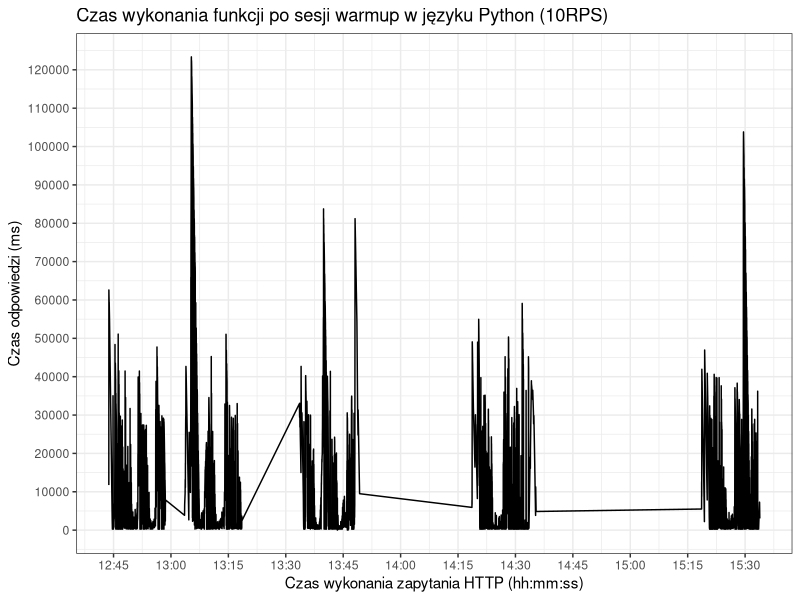

This figure's R source:
library("ggplot2")
library("scales")

png(filename="graph.png", width=1280, height=1024)

dat = read.csv("data.csv")
dat$timestamp = as.POSIXct(dat$timestamp, format = "%Y-%m-%dT%H:%M:%S")

ggplot(data=dat, aes(timestamp)) +
geom_line(aes(y = percentile_duration_100)) +
theme_bw() +
scale_x_datetime(labels = date_format("%H:%M"), breaks = pretty_breaks(n=10)) +
scale_y_continuous(breaks=pretty_breaks(n=10)) +
labs(x = "Czas wykonania zapytania HTTP (hh:mm:ss)", y = "Czas odpowiedzi (ms)") + 
ggtitle("Czas wykonania funkcji po sesji warmup w języku Python (10RPS)")


